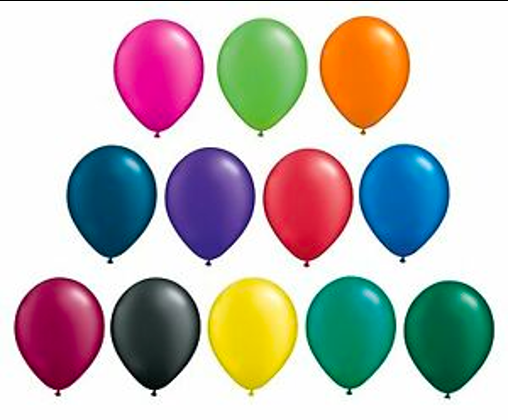
#> input picture opencv-basic/img/balloon.png, 508 x 420 px
$ python findingEdge.py
#> lines starting #> are read from the running program, lines starting #| are printed output that depends on the picture; after the words box and inside, x2 and y2 are one past the last pixel; in counts of white or black regions, pixels touching at a corner belong together
# Canny algorithm

import cv2
filepath = './img/balloon.png'
gray_img = cv2.imread(filepath, 0)
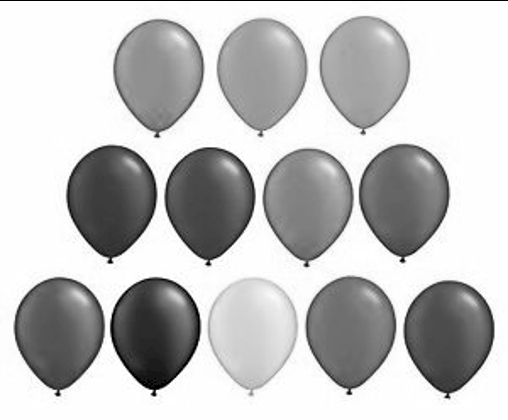
#> gray_img: shape (420, 508); min 0, max 255, mean 194.2
cv2.imshow('Original Image', gray_img)
cv2.waitKey()

edges = cv2.Canny(gray_img, threshold1=100, threshold2=200)
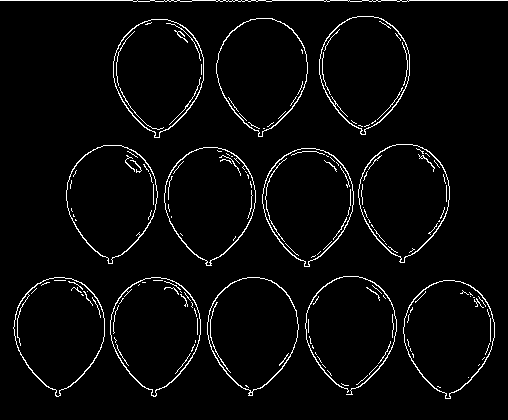
#> edges: shape (420, 508); 3.5% white in thin lines or dots
cv2.imshow('Image with edges', edges)

cv2.waitKey()
cv2.destroyAllWindows()

$ run again, with opencv-basic/img/group_people.png copied over opencv-basic/img/balloon.png
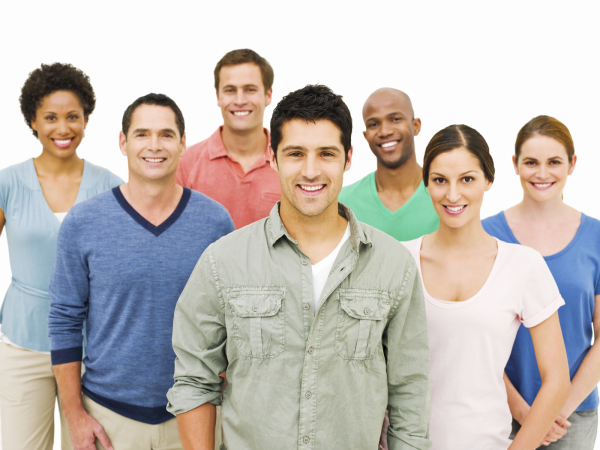
#> input picture opencv-basic/img/group_people.png, 600 x 450 px
#> `gray_img = cv2.imread(filepath, 0)`:
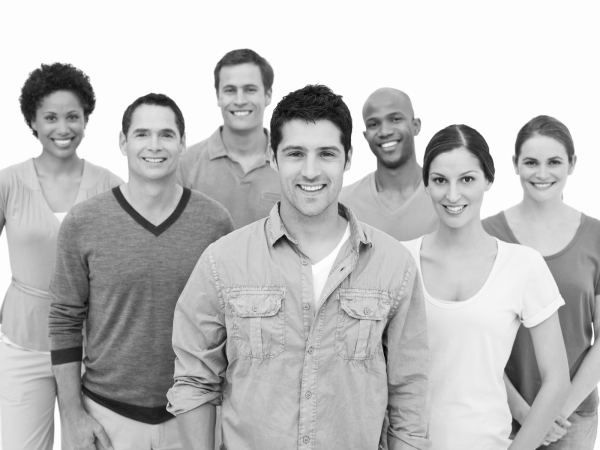
#> gray_img: shape (450, 600); min 0, max 254, mean 190.3
#> `edges = cv2.Canny(gray_img, threshold1=100, threshold2=200)`:
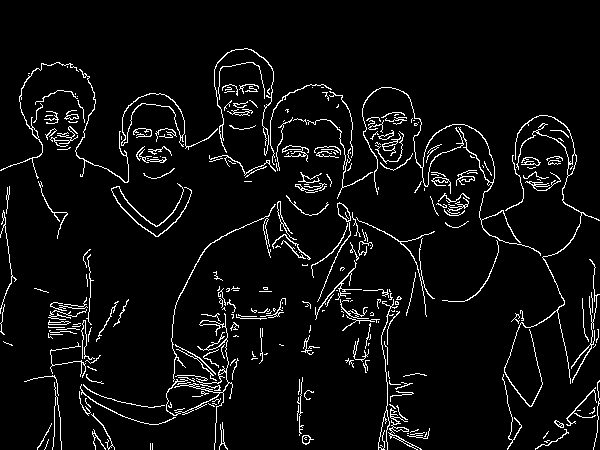
#> edges: shape (450, 600); 5.4% white in thin lines or dots, all inside (x1, y1, x2, y2) = (0, 48, 600, 450)

$ run again, with opencv-basic/img/sudoku.jpg saved as opencv-basic/img/balloon.png
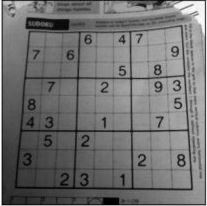
#> input picture opencv-basic/img/sudoku.jpg, 207 x 206 px
#> gray_img is the input picture: shape (206, 207); min 0, max 255, mean 112.7
#> `edges = cv2.Canny(gray_img, threshold1=100, threshold2=200)`:
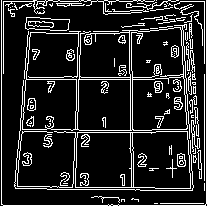
#> edges: shape (206, 207); 15% white in thin lines or dots
